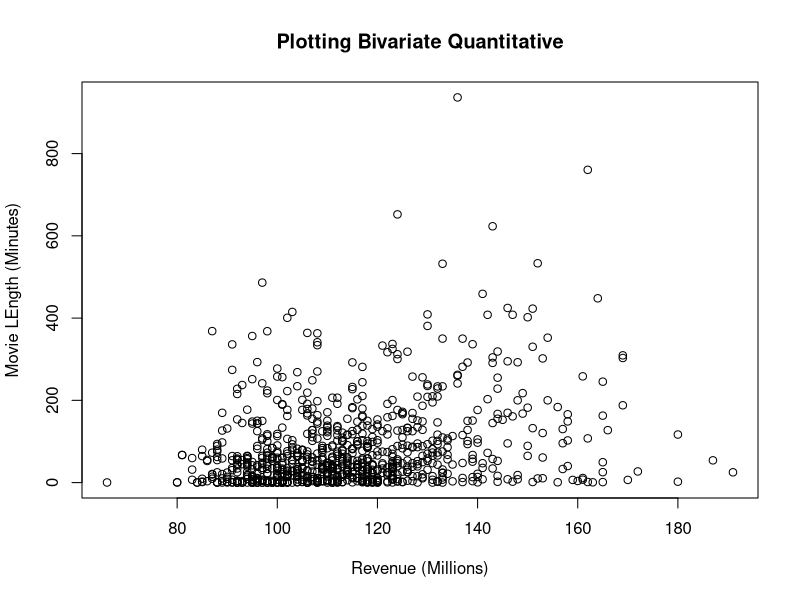

Source code (R): (Note: this script raises an error after producing the figure.)
# preparing the data 
setwd("/Users/ananyapa/Gdrive/LEARNING/R_Programming/DataVisualization")
movies <- read.csv("movies.csv", header = TRUE)

# changing names for convenience 
names(movies)[names(movies) == "Runtime..Minutes."] <- "Runlength"
names(movies)[names(movies) == "Revenue..Millions."] <- "Revenue"

# REmoving unnecessary data 
movies$Director = NULL

plot(
  x = movies$Runlength,
  y = movies$Revenue,
  main = "Plotting Bivariate Quantitative",
  xlab = "Revenue (Millions)",
  ylab = "Movie LEngth (Minutes)"
)

model <- lm(movies$Revenue ~ movies$Runlength)

lines(x = movies$Runlength, y = model$fitted,
      col = "red",
      lwd = 3)

install.packages("hexbin")
library(hexbin)
hexbin <- hexbin(
  x = movies$Runlength,
  y = movies$Revenue,
  xbins = 30,
  xlab = "Movie Length",
  ylab = "Revenue"
)

plot(hexbin, main = "Plotting using Hexbin")

# Preparation for Contour Plot 
# Creating the density from data 
install.packages("MASS")
library(MASS)
density2d <- kde2d(
  x = movies$Runlength,
  y = movies$Revenue,
  n = 50)

# Creating the Contour Plot 
contour(
  x = density2d$x,
  y = density2d$y,
  z = density2d$z,
  main = "Plotting Contour",
  xlab = "Movies Runtime",
  ylab = "Movies Revenue")

# Creating a Level Plot 
image(x = density2d$x,
      y = density2d$y,
      z = density2d$z)
